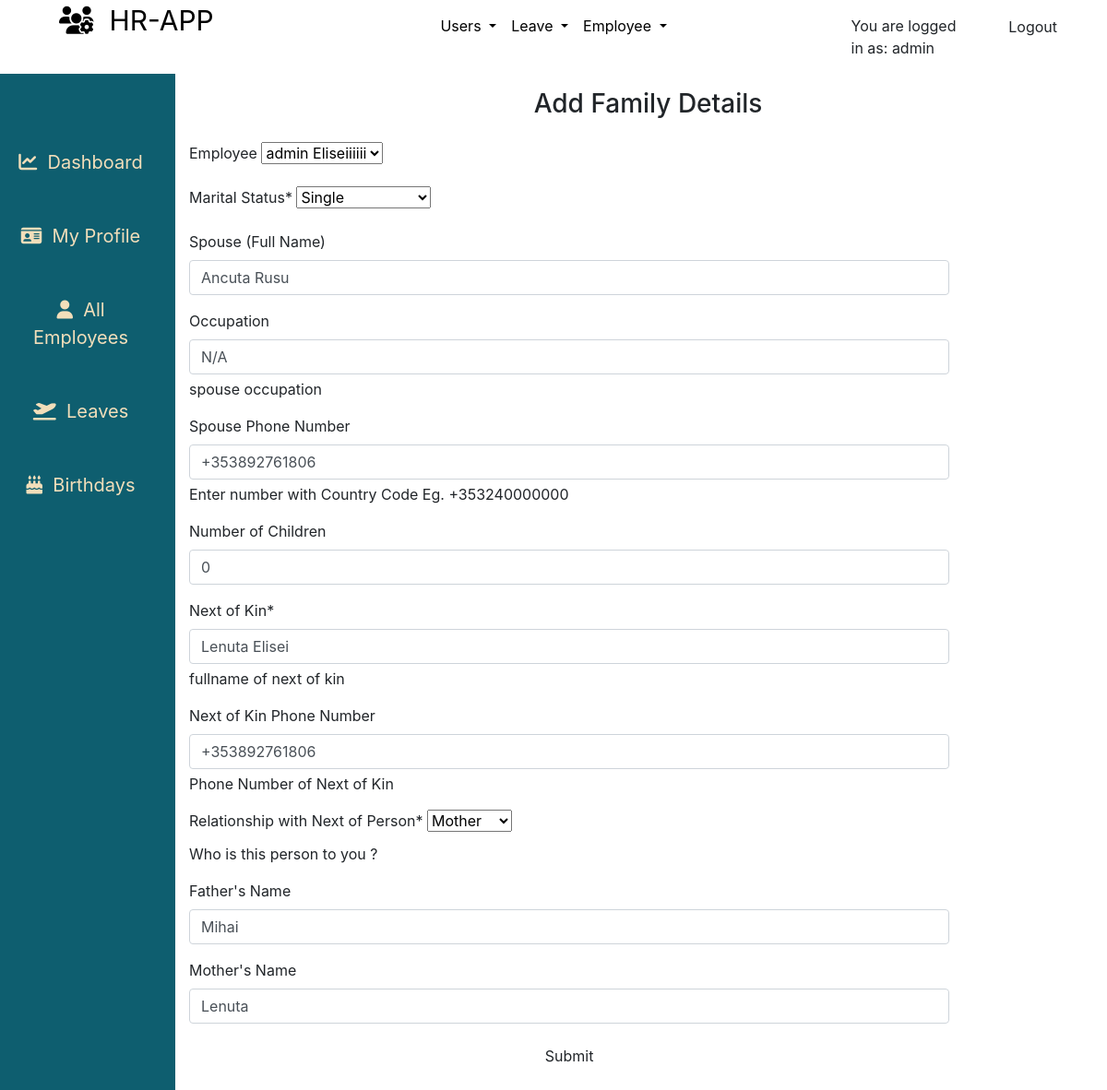
The page /employees/family/edit/1 (signed in) on the database its author committed.
### employees/models.py (models this page shows, shortened)
class Relationship(models.Model):
    MARRIED = 'Married'
    SINGLE = 'Single'
    PARTNERSHIP = 'Civil Partnership'
    DIVORCED = 'Divorced'
    WIDOW = 'Widowed'
    STATUS = (
    (MARRIED, 'Married'),
    (SINGLE, 'Single'),
    (PARTNERSHIP, 'Civil Partnership'),
    (DIVORCED, 'Divorced'),
    (WIDOW, 'Widowed'),
    )
    FATHER = 'Father'
    MOTHER = 'Mother'
    SIS = 'Sister'
    BRO = 'Brother'
    UNCLE = 'Uncle'
    AUNTY = 'Aunty'
    HUSBAND = 'Husband'
    WIFE = 'Wife'
    FIANCE = 'Fiance'
    FIANCEE = 'Fiancee'
    COUSIN = 'Cousin'
    NIECE = 'Niece'
    NEPHEW = 'Nephew'
    SON = 'Son'
    DAUGHTER = 'Daughter'
    NEXTOFKIN_RELATIONSHIP = (
    (FATHER, 'Father'),
    (MOTHER, 'Mother'),
    (SIS, 'Sister'),
    (BRO, 'Brother'),
    (UNCLE, 'Uncle'),
    (AUNTY, 'Aunty'),
    (HUSBAND, 'Husband'),
    (WIFE, 'Wife'),
    (FIANCE, 'Fiance'),
    (COUSIN, 'Cousin'),
    (FIANCEE, 'Fiancee'),
    (NIECE, 'Niece'),
    (NEPHEW, 'Nephew'),
    (SON, 'Son'),
    (DAUGHTER, 'Daughter'),
    )
    employee = models.ForeignKey('Employee', on_delete=models.CASCADE, null=True, blank=True)
    status = models.CharField(_('Marital Status'), max_length=17, default=SINGLE, choices=STATUS, blank=False, null=True)
    spouse = models.CharField(_('Spouse (Full Name)'), max_length=255, blank=True, null=True)
    occupation = models.CharField(_('Occupation'), max_length=125, help_text='spouse occupation', blank=True, null=True)
    tel = PhoneNumberField(default=None, null=True, blank=True, verbose_name='Spouse Phone Number', help_text='Enter number with Country Code Eg. +353240000000')
    children = models.PositiveIntegerField(_('Number of Children'), null=True, blank=True, default=0)
    nextofkin = models.CharField(_('Next of Kin'), max_length=255, blank=False, null=True, help_text='fullname of next of kin')
    contact = PhoneNumberField(verbose_name='Next of Kin Phone Number', null=True, blank=True, help_text='Phone Number of Next of Kin')
    relationship = models.CharField(_('Relationship with Next of Person'), help_text='Who is this person to you ?', max_length=15, choices=NEXTOFKIN_RELATIONSHIP, blank=False, null=True)
    father = models.CharField(_('Father\'s Name'),max_length=255,blank=True,null=True)
    mother = models.CharField(_('Mother\'s Name'),max_length=255,blank=True,null=True)
    created = models.DateTimeField(verbose_name=_('Created'),auto_now_add=True,null=True)
    class Meta:
        verbose_name = 'Relationship'
        verbose_name_plural = 'Relationships'
        ordering = ['created']

### employees/views.py (the view, shortened to what this page needs)
# urls.py: path('family/edit/<int:id>', views.family_edit, name='family_edit'),
def family_edit(request,id):
	if not (request.user.is_authenticated and request.user.is_authenticated):
		return redirect('/')
	relation = get_object_or_404(Relationship, id = id)
	employee = relation.employee
	dataset = dict()
	form = FamilyForm(request.POST or None, instance = relation)
	dataset['form'] = form
	dataset['title'] = 'Update Family Details'
	return render(request, 'employees/family.html', dataset)

### employees/forms.py
class FamilyForm(forms.ModelForm):
	class Meta:
		model = Relationship
		fields = ['employee', 'status', 'spouse', 'occupation', 'tel', 'children', 'nextofkin', 'contact', 'relationship', 'father', 'mother']

### employees/models.py (called while the page is built)
    def __str__(self):
        return self.get_full_name

    @property
    def get_full_name(self):
        fullname = ''
        firstname = self.firstname
        lastname = self.lastname
        othername = self.othername
        if (firstname and lastname) or othername is None:
            fullname = firstname + ' ' + lastname
            return fullname
        elif othername:
            fullname = firstname + ' ' + lastname + ' ' + othername
            return fullname
        return

### employees/templates/employees/family.html (shortened to what this page needs)
{% extends "base.html" %}
{% load static %}
{% load crispy_forms_tags %}
{% block content %}
<div class="container-fluid">
    <div class="row flex-nowrap mt-0">
        <div class="col-auto col-md-2 col-xl-2 px-sm-2 px-0 teal-color beige-color">
            <div class="d-flex flex-column align-items-center align-items-sm-start px-3 pt-2 min-vh-100">
                <ul class="nav nav-pills flex-column mb-sm-auto mt-5 align-items-center align-items-sm-right" id="menu"
                    style="width: 100%;">
                    <li class="nav-item sidebar-item">
                        <a href="{% url 'home' %}" class="nav-link align-middle px-0">
                            <i class="fas fa-chart-line"></i><span class="ms-1 d-none d-sm-inline">&nbsp;
                                Dashboard</span>
                        </a>
                    </li>
                    <li class="nav-item sidebar-item">
                        <a href="{% url 'userprofile' %}" class="nav-link align-middle px-0">
                            <i class="fas fa-id-card"></i><span class="ms-1 d-none d-sm-inline">&nbsp; My Profile</span>
                        </a>
                    </li>
                    {% if request.user.is_superuser and request.user.is_staff %}
                    <li class="nav-item sidebar-item">
                        <a href="{% url 'employees' %}" class="nav-link align-middle px-0">
                            <i class="fas fa-user"></i><span class="ms-1 d-none d-sm-inline">&nbsp; All Employees</span>
                        </a>
                    </li>
                    {% endif %}
                    <li class="nav-item sidebar-item">
                        <a href="#" class="nav-link align-middle px-0">
                            <i class="fas fa-plane-departure"></i><span class="ms-1 d-none d-sm-inline">&nbsp;
                                Leaves</span>
                        </a>
                    </li>
                    <li class="nav-item sidebar-item">
                        <a href="{% url 'birthdays' %}" class="nav-link align-middle px-0">
                            <i class="fas fa-birthday-cake"></i><span class="ms-1 d-none d-sm-inline">&nbsp;
                                Birthdays</span>
                        </a>
                    </li>
                </ul>
            </div>
        </div>
        <div class="col-10">
            <div class="form-wrapper scroll-form">
                <div class="row">
                    <div class="col-lg-12 col-md-12 col-sm-12 text-center">
                        <h3 class="p-3 table-title">Add Family Details</h3>
                    </div>
                </div>
                <div class="row">
                    <div class="col-lg-10 col-md-12 col-sm-12 center-form">
                        <form action="" method="POST" enctype="multipart/form-data">
                            {{form | crispy }}
                            <button type="submit" class="btn btn-md btn-block mb-3 btn-submit">Submit</button>
                        </form>
                    </div>
                </div>
            </div>
        </div>
    </div>
</div>
{% endblock %}

### templates/base.html (shortened to what this page needs)
{% load static %}
<!doctype html>
<html lang="en">
<head>
    {% block corecss %}
    <link rel="stylesheet" href="https://stackpath.bootstrapcdn.com/bootstrap/4.4.1/css/bootstrap.min.css"
>
    <link rel="stylesheet" href="{% static 'css/base.css' %}">
    <link rel="stylesheet" href="https://cdn.jsdelivr.net/npm/flatpickr/dist/flatpickr.min.css">
    {% endblock %}
<body>
    <header class="container-fluid">
        <div class="row">
            <div class="col-{% if user.is_authenticated %}3{% else %}9{% endif %}">
                <div class="mx-3 pl-5">
                    <a href="#" class="main-logo-link logo-font text-black main-logo">
                        {% block navbar-content %}
                        <i class="fas fa-users-cog"></i>&nbsp;&nbsp;HR-APP
                        {% endblock navbar-content %}
                    </a>
                </div>
            </div>
            {% if user.is_authenticated %}
            {% if request.user.is_superuser %}
            <div class="col-6">
                <nav class="navbar navbar-expand-lg">
                    <ul class="navbar-nav mr-auto mx-auto">
                        <li class="nav-item dropdown">
                            <a class="nav-link dropdown-toggle  text-black" href="#" role="button" data-toggle="dropdown" aria-expanded="false">
                              Users
                            </a>
                        </li>
                        <li class="nav-item dropdown">
                            <a class="nav-link dropdown-toggle  text-black" href="#" role="button" data-toggle="dropdown" aria-expanded="false">
                                Leave
                            </a>
                        </li>
                        <li class="nav-item dropdown">
                            <a class="nav-link dropdown-toggle  text-black" href="#" role="button" data-toggle="dropdown" aria-expanded="false">
                                Employee
                            </a>
                        </li>
                    </ul>
                </nav>
            </div>
            {% endif %}
            {% endif %}
            <div class="col-3">
                {% if user.is_authenticated %}
                <div class="row ">
                    <div class="col-6 ">
                        <p class="pt-3">You are logged in as: <span>{{ request.user }}</span></p>
                    </div>
                    <div class="col-6">
                        <a href="{% url 'account_logout' %}" class="btn btn-md p-3" id="btn-nav">Logout</a>
                    </div>
                </div>
                {% else %}
                <a href="{% url 'account_login' %}" class="btn btn-md" id="btn-nav">Login</a>
                {% endif %}
            </div>
        </div>
    </header>
    {% block content %}
    {% endblock %}
</body>
</html>

### static/css/base.css (style rules this page uses)
html, body { padding: 0; height: 100%; margin: 0; max-width: 100%; }
.teal-color { background-color: #0E5E6F; }
.beige-color { color:#F2DEBA; }
.text-black { color: #000 !important; }
.logo-font { text-transform: uppercase; }
.main-logo { font-size: 30px; }
.sidebar-item a { text-decoration: none; color:#F2DEBA; font-size: 20px; text-align: center; padding: 25px; }
.nav-pills { text-align: center!important; }
.container-fluid { margin: 0; padding: 0; }
.scroll-form { overflow: scroll; max-height: 80vh; }

### rows shown on the page
Relationship: employee "admin Eliseiiiiii", status "Single", spouse "Ancuta Rusu", occupation "N/A", tel "+353892761806", children "0", nextofkin "Lenuta Elisei", contact "+353892761806", relationship "Mother", father "Mihai", mother "Lenuta"

### other values the page prints
{{ request.user }} "admin"
